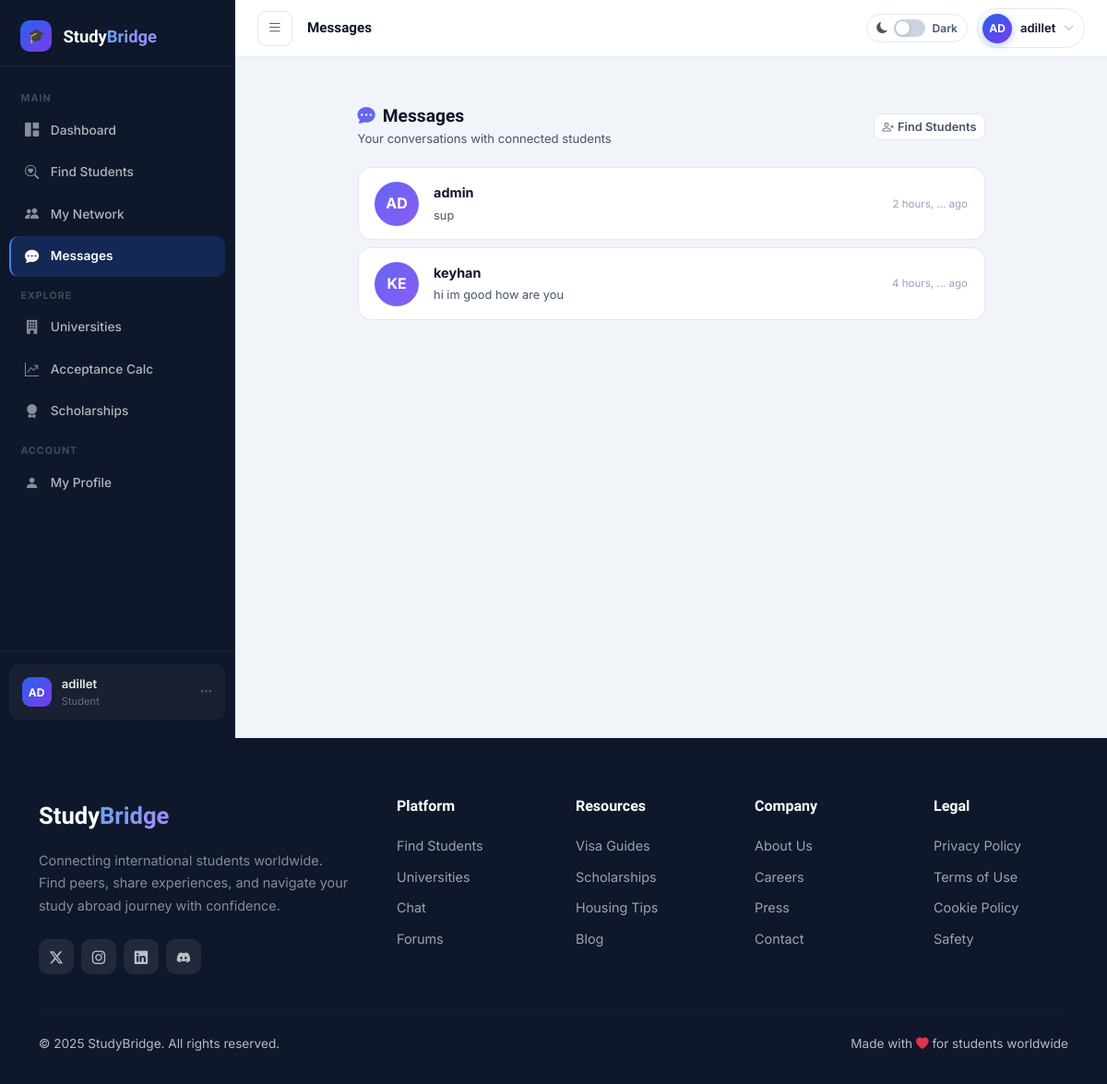
The page /messages/ (signed in) on the database its author committed.
### accounts/models.py (models this page shows, shortened)
class User(AbstractUser):
    STUDY_LEVEL_CHOICES = [
        ('bachelor', "Bachelor's Degree"),
        ('master', "Master's Degree"),
        ('phd', 'PhD'),
        ('exchange', 'Exchange Student'),
        ('language', 'Language Course'),
    ]
    YEAR_CHOICES = [
        ('1', '1st Year'),
        ('2', '2nd Year'),
        ('3', '3rd Year'),
        ('4', '4th Year'),
        ('5', '5th Year+'),
        ('grad', 'Graduate'),
    ]
    email = models.EmailField(unique=True)
    full_name = models.CharField(max_length=150, blank=True)
    country_of_origin = models.CharField(max_length=100, blank=True)
    current_country = models.CharField(max_length=100, blank=True)
    university = models.CharField(max_length=200, blank=True)
    study_level = models.CharField(max_length=20, choices=STUDY_LEVEL_CHOICES, blank=True)
    year_of_study = models.CharField(max_length=10, choices=YEAR_CHOICES, blank=True)
    field_of_study = models.CharField(max_length=150, blank=True)
    bio = models.TextField(max_length=500, blank=True)
    avatar = models.ImageField(upload_to='avatars/', null=True, blank=True)
    is_verified = models.BooleanField(default=False)
    created_at = models.DateTimeField(auto_now_add=True)
    USERNAME_FIELD = 'email'
    REQUIRED_FIELDS = ['username']
    def get_display_name(self):
        return self.full_name or self.username
    def get_initials(self):
        name = self.get_display_name()
        parts = name.split()
        if len(parts) >= 2:
            return (parts[0][0] + parts[1][0]).upper()
        return name[:2].upper()

class Message(models.Model):
    sender = models.ForeignKey(User, on_delete=models.CASCADE, related_name='sent_messages')
    receiver = models.ForeignKey(User, on_delete=models.CASCADE, related_name='received_messages')
    content = models.TextField(max_length=2000)
    timestamp = models.DateTimeField(auto_now_add=True)
    is_read = models.BooleanField(default=False)
    class Meta:
        ordering = ['timestamp']

### accounts/views.py (the view)
# urls.py: path('messages/', av.messages_inbox, name='messages_inbox'),
@login_required
def messages_inbox(request):
    accepted_qs = ConnectionRequest.objects.filter(
        Q(from_user=request.user) | Q(to_user=request.user),
        status='accepted'
    ).select_related('from_user', 'to_user')
    chat_list = []
    for conn in accepted_qs:
        other = conn.to_user if conn.from_user == request.user else conn.from_user
        last_msg = Message.objects.filter(
            Q(sender=request.user, receiver=other) |
            Q(sender=other, receiver=request.user)
        ).order_by('-timestamp').first()
        unread = Message.objects.filter(sender=other, receiver=request.user, is_read=False).count()
        chat_list.append({'user': other, 'last_message': last_msg, 'unread': unread})
    chat_list.sort(
        key=lambda x: x['last_message'].timestamp if x['last_message'] else x['user'].date_joined,
        reverse=True
    )
    return render(request, 'students/messages_inbox.html', {
        'chat_list': chat_list,
        'active_page': 'messages',
        'page_title': 'Messages',
    })

### accounts/context_processors.py (called while the page is built)
def dashboard_context(request):
    if request.user.is_authenticated:
        pending_count = ConnectionRequest.objects.filter(
            to_user=request.user, status='pending'
        ).count()
        unread_count = Message.objects.filter(
            receiver=request.user, is_read=False
        ).count()
        return {
            'pending_requests_count': pending_count,
            'unread_messages_count': unread_count,
        }
    return {'pending_requests_count': 0, 'unread_messages_count': 0}

### templates/students/messages_inbox.html (shortened to what this page needs)
{% extends 'dashboard_base.html' %}
{% block main_content %}
<div class="container-fluid py-4 px-3 px-md-4">
  <div class="inbox-wrap">
    <div class="inbox-header">
      <div>
        <h4><i class="bi bi-chat-dots-fill me-2" style="color:#6366f1;"></i>Messages</h4>
        <p>Your conversations with connected students</p>
      </div>
      <a href="{% url 'find_students' %}" class="btn btn-sm" style="background:var(--db-surface);border:1.5px solid var(--db-border);color:var(--db-text-2);border-radius:9px;font-size:.8rem;font-weight:600;">
        <i class="bi bi-person-plus me-1"></i>Find Students
      </a>
    </div>
    {% if chat_list %}
      {% with unread_convos=chat_list|dictsortreversed:"unread" %}
        <div class="convo-list">
          {% for item in chat_list %}
            <a href="{% url 'chat' item.user.username %}" class="convo-row {% if item.unread > 0 %}has-unread{% endif %}">
              <div class="convo-avatar">
                {% if item.user.avatar %}
                  <img src="{{ item.user.avatar.url }}" alt="{{ item.user.get_display_name }}">
                {% else %}
                  {{ item.user.get_initials }}
                {% endif %}
              </div>
              <div class="convo-body">
                <p class="convo-name">{{ item.user.get_display_name }}</p>
                <p class="convo-preview">
                  {% if item.last_message %}
                    {{ item.last_message.content|truncatechars:60 }}
                  {% else %}
                    <span style="font-style:italic;color:var(--db-text-3);">No messages yet — say hi!</span>
                  {% endif %}
                </p>
              </div>
              <div class="convo-meta">
                {% if item.last_message %}
                  <span class="convo-time">{{ item.last_message.timestamp|timesince|truncatewords:2 }} ago</span>
                {% endif %}
              </div>
            </a>
          {% endfor %}
        </div>
      {% endwith %}
    {% endif %}
  </div>
</div>
{% endblock %}

### templates/dashboard_base.html (shortened to what this page needs)
{% extends 'base.html' %}
{% block content %}
<aside class="sidebar" id="sidebar">
  <a href="{% url 'landing' %}" class="sidebar-logo">
    <div class="sidebar-logo-icon">🎓</div>
    <div class="sidebar-logo-text">Study<span>Bridge</span></div>
  </a>
  <nav class="sidebar-nav">
    <div class="sidebar-section-label">Main</div>
    <a href="{% url 'dashboard' %}" class="sidebar-link {% if active_page == 'dashboard' %}active{% endif %}">
      <i class="bi bi-grid-1x2-fill"></i> Dashboard
    </a>
    <a href="{% url 'find_students' %}" class="sidebar-link {% if active_page == 'find_students' %}active{% endif %}">
      <i class="bi bi-search-heart"></i> Find Students
    </a>
    <a href="{% url 'connections' %}" class="sidebar-link {% if active_page == 'connections' %}active{% endif %}">
      <i class="bi bi-people-fill"></i> My Network
    </a>
    <a href="{% url 'messages_inbox' %}" class="sidebar-link {% if active_page == 'messages' %}active{% endif %}">
      <i class="bi bi-chat-dots-fill"></i> Messages
    </a>
    <div class="sidebar-section-label">Explore</div>
    <a href="{% url 'universities' %}" class="sidebar-link {% if active_page == 'universities' %}active{% endif %}"><i class="bi bi-building-fill"></i> Universities</a>
    <a href="{% url 'calculator' %}" class="sidebar-link {% if active_page == 'calculator' %}active{% endif %}"><i class="bi bi-graph-up-arrow"></i> Acceptance Calc</a>
    <a href="{% url 'scholarships' %}" class="sidebar-link {% if active_page == 'scholarships' %}active{% endif %}"><i class="bi bi-award-fill"></i> Scholarships</a>
    <div class="sidebar-section-label">Account</div>
    <a href="{% url 'edit_profile' %}" class="sidebar-link {% if active_page == 'profile' %}active{% endif %}"><i class="bi bi-person-fill"></i> My Profile</a>
  </nav>
  <div class="sidebar-footer">
    <div class="sidebar-user-mini" onclick="toggleDropdown()">
      <div class="s-avatar">{{ user.get_initials }}</div>
      <div style="flex:1;min-width:0;">
        <div class="sidebar-user-name">{{ user.get_display_name }}</div>
        <div class="sidebar-user-role">Student</div>
      </div>
      <i class="bi bi-three-dots" style="color:rgba(255,255,255,.25);font-size:.85rem;"></i>
    </div>
  </div>
</aside>
<div class="main-wrapper" id="mainWrapper">
  <header class="db-header">
    <button class="burger-btn" onclick="toggleSidebar()">
      <i class="bi bi-list" id="burgerIcon"></i>
    </button>
    <div class="header-title" id="pageTitle">{% block page_title %}{{ page_title }}{% endblock %}</div>
    <div class="header-right">
      <div class="mode-toggle" onclick="toggleDarkMode()">
        <i class="bi bi-moon-fill" style="font-size:.75rem;color:var(--db-text-2);" id="modeIcon"></i>
        <div class="toggle-sw" id="modeSw"><div class="toggle-knob"></div></div>
        <span class="mode-lbl" id="modeLbl">Dark</span>
      </div>
      <div style="position:relative;">
        <div class="avatar-btn" id="avatarBtn" onclick="toggleDropdown()">
          <div class="av-circle">{{ user.get_initials }}</div>
          <span class="av-name">{{ user.get_display_name }}</span>
          <i class="bi bi-chevron-down av-chevron"></i>
        </div>
      </div>
    </div>
  </header>
  <main class="main-content">
    {% block main_content %}{% endblock %}
  </main>
</div>
{% endblock %}

### templates/base.html (style rules this page uses)
:root { --primary: #2563eb; --primary-dark: #1d4ed8; --primary-light: #3b82f6; --secondary: #7c3aed; --accent: #06b6d4; --success: #10b981; --dark: #0f172a; --dark-secondary: #1e293b; --gray: #64748b; --light-gray: #f1f5f9; --border: #e2e8f0; --white: #ffffff; --gradient-primary: linear-gradient(135deg, #2563eb 0%, #7c3aed 100%); --gradient-hero: linear-gradient(135deg, #0f172a 0%, #1e3a5f 50%, #1e1b4b 100%); --shadow-sm: 0 1px 3px rgba(0,0,0,.08), 0 1px 2px rgba(0,0,0,.06); --shadow-md: 0 4px 16px rgba(0,0,0,.10), 0 2px 6px rgba(0,0,0,.06); --shadow-lg: 0 10px 40px rgba(0,0,0,.15), 0 4px 12px rgba(0,0,0,.08); --shadow-xl: 0 20px 60px rgba(0,0,0,.20); --radius: 12px; --radius-lg: 20px; --radius-xl: 28px; }
* { box-sizing: border-box; }
body { font-family: 'Inter', sans-serif; color: var(--dark); background: var(--white); line-height: 1.6; -webkit-font-smoothing: antialiased; }
h1, h2, h3, h4, h5, h6 { font-family: 'Plus Jakarta Sans', sans-serif; font-weight: 700; line-height: 1.25; }

### templates/students/messages_inbox.html (style rules this page uses)
.inbox-wrap { max-width: 680px; margin: 0 auto; }
.inbox-header { display: flex; align-items: center; justify-content: space-between; margin-bottom: 1.25rem; flex-wrap: wrap; gap: .75rem; }
.inbox-header h4 { font-weight: 800; color: var(--db-text); margin: 0; font-size: 1.2rem; }
.inbox-header p { color: var(--db-text-2); font-size: .82rem; margin: .15rem 0 0; }
.convo-list { display: flex; flex-direction: column; gap: .5rem; }
.convo-row { display: flex; align-items: center; gap: 1rem; background: var(--db-surface); border: 1.5px solid var(--db-border); border-radius: 14px; padding: .9rem 1.1rem; text-decoration: none; transition: border-color .2s, box-shadow .2s, background .2s; cursor: pointer; }
.convo-avatar { width: 48px; height: 48px; border-radius: 50%; background: linear-gradient(135deg, #6366f1, #8b5cf6); display: flex; align-items: center; justify-content: center; font-size: 1rem; font-weight: 700; color: #fff; flex-shrink: 0; position: relative; }
.convo-body { flex: 1; min-width: 0; }
.convo-name { font-size: .9rem; font-weight: 700; color: var(--db-text); margin: 0 0 .2rem; white-space: nowrap; overflow: hidden; text-overflow: ellipsis; }
.convo-preview { font-size: .8rem; color: var(--db-text-2); white-space: nowrap; overflow: hidden; text-overflow: ellipsis; margin: 0; }
.convo-meta { display: flex; flex-direction: column; align-items: flex-end; gap: .35rem; flex-shrink: 0; }
.convo-time { font-size: .72rem; color: var(--db-text-3); white-space: nowrap; }

### rows shown on the page
User: get_initials "AD", get_display_name "adillet"
User: user.get_initials "AD", user.get_display_name "admin", last_message.content "sup", last_message.timestamp "2 hours, …"
User: user.get_initials "KE", user.get_display_name "keyhan", last_message.content "hi im good how are you", last_message.timestamp "4 hours, …"

### other values the page prints
{{ page_title }} "Messages"
